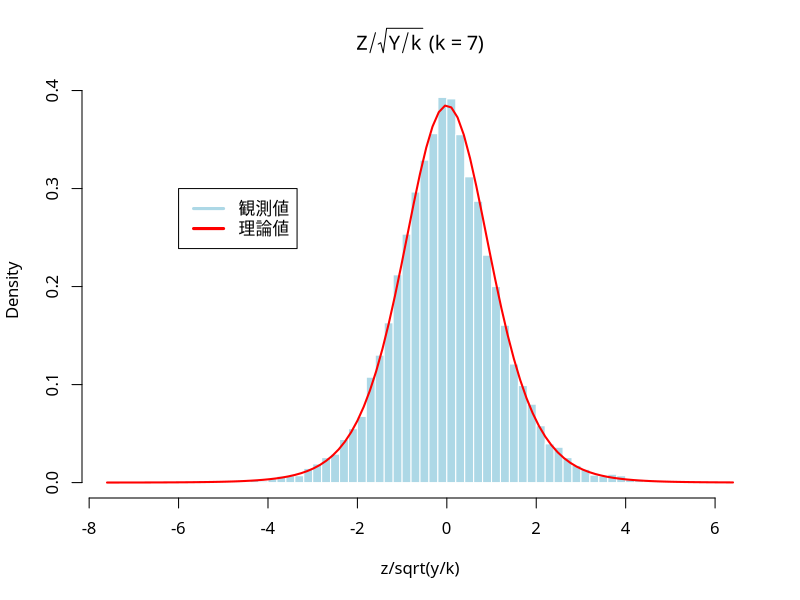

The R script that drew this image:
### t分布の特徴付け: 正規分布とカイ二乗分布から生成
set.seed(11111)
k <- 7
y <- rchisq(10000, df=k) # 自由度7のカイ2乗分布に従う乱数
z <- rnorm(10000) # 標準正規乱数
par(family="HiraginoSans-W4") # 日本語フォントの指定
hist(z/sqrt(y/k), freq=FALSE, breaks=50, col="lightblue", 
     border="white", 
     main=bquote(paste(Z/sqrt(Y/k)," (" , k==.(k), ")"))) # ヒストグラム(密度表示)
curve(dt(x, df=k), add=TRUE, col="red", lwd=2) # 理論上の確率密度関数
legend(-6, 0.3, legend=c("観測値", "理論値"), 
       col=c("lightblue", "red"), lwd=3) # 凡例を作成
